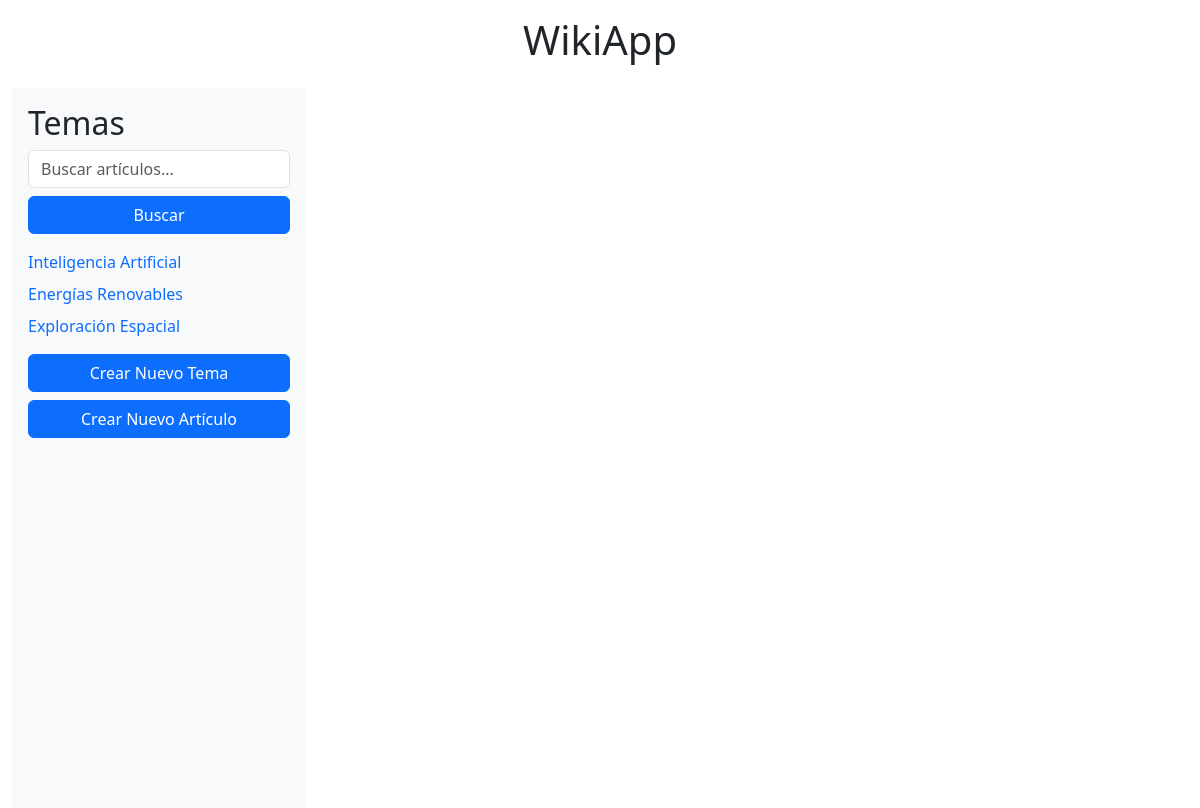
The page / on the database its author committed.
### wikiApp/models.py (models this page shows)
class tema(models.Model):
  nombre = models.CharField(max_length=128, null = True, blank = True)
  descripcionArea = models.CharField(max_length=512, null = True, blank = True)

### wikiApp/views.py (the view)
# urls.py: path('', views.index, name='index'),
def index(request):
    temas = tema.objects.all()
    return render(request, 'index.html',{'temas':temas})

### wikiApp/Templates/index.html (shortened to what this page needs)
<!DOCTYPE html>
<html lang="en">
<head>
  <link href="https://cdn.jsdelivr.net/npm/bootstrap@5.3.3/dist/css/bootstrap.min.css" rel="stylesheet">
</head>
<body>
  <div class="container-fluid">
    <h1 class="text-center py-3">WikiApp</h1>
    <div class="d-flex" style="height: 90vh;">
      <div class="p-3 bg-light" style="width: 25%;">
        <h2>Temas</h2>
        <form action="{% url 'wikiApp:buscarArticulos' %}" method="get" class="mb-3">
          <input class="form-control mb-2" type="text" name="q" placeholder="Buscar artículos..." aria-label="Buscar">
          <button class="btn btn-primary w-100" type="submit">Buscar</button>
        </form>
        <ul class="list-unstyled">
          {% for tema in temas %}
            <li class="mb-2">
              <a href="{% url 'wikiApp:verTema' tema.id %}" class="text-decoration-none text-primary">{{ tema.nombre }}</a>
            </li>
          {% empty %}
            <li>No hay temas registrados.</li>
          {% endfor %}
        </ul>
        <a href="{% url 'wikiApp:crearTema' %}" class="btn btn-primary w-100 mb-2">Crear Nuevo Tema</a>
        <a href="{% url 'wikiApp:crearArticulo' %}" class="btn btn-primary w-100">Crear Nuevo Artículo</a>
      </div>
      <div class="flex-grow-1 p-3">
      </div>
    </div>
  </div>
</body>
</html>

### rows shown on the page
tema: nombre "Inteligencia Artificial"
tema: nombre "Energías Renovables"
tema: nombre "Exploración Espacial"
